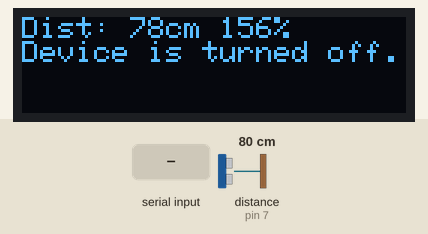
Recording of a sketch running on a simulated Arduino Uno, built with avr-gcc and run on an emulated ATmega328P. Parts: 128×32 one-colour display. Wiring (inferred from the names in the program): ultrasonic range finder: trigger pin 6; echo pin 7. Inputs (shaded band) come from the test bench; at power-on: distance to the obstacle (sensor on pin 7) 80 cm. The echo pulse lasts 58.3 µs per cm; the display library's start-up logo is not drawn; what the sketch prints to the serial monitor is not drawn.

Above: at 6.3 s.
6.4 s: "r90\n" received over the second serial link
At 7.8 s:
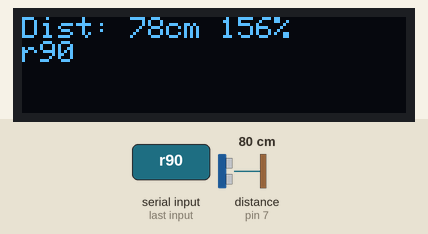
8.9 s: "maxdst=" received over the second serial link
At 11.1 s:
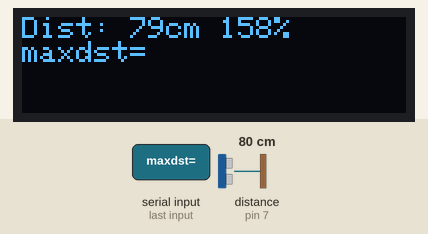
11.4 s: "$" received over the second serial link
At 13.6 s:
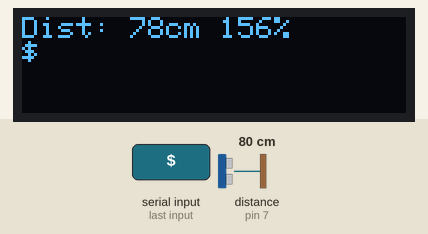
13.9 s: "90,45\n" received over the second serial link
At 15.4 s:
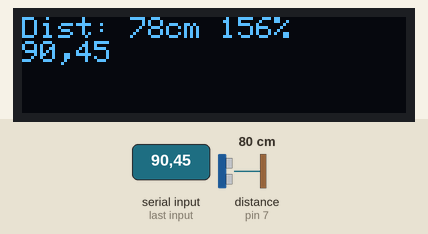
16.4 s: "5\n" received over the second serial link
At 18.6 s:
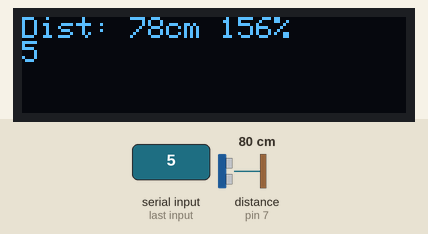
18.9 s: "s90\n" received over the second serial link
At 20.7 s:
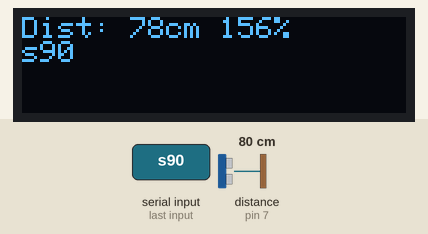
Timing chart, 0 to 22.2 s (numbered marks = the images above; inputs shaded):
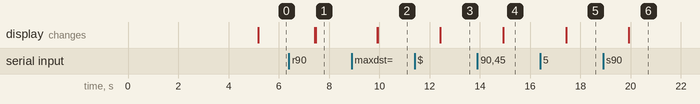

The sketch:

flood-detection-sketch.ino
```cpp
/*
  Ultrasonic Sensor with GSM Flood Detection
  For DOSCST Thesis Project
  #bumblebee
*/
#include <SoftwareSerial.h>
#include <SimpleTimer.h>
#include <ListLib.h>
#include <SPI.h>
#include <Wire.h>
#include <Adafruit_GFX.h>
#include <Adafruit_SSD1306.h>

Adafruit_SSD1306 display = Adafruit_SSD1306(128, 32, &Wire);

SoftwareSerial gsmSerial(9, 10);//TX, RX

List<char*> numbers;
// Ultrasonic sensor pins
const int trigPin = 6;
const int echoPin = 7;
// Define event tick
SimpleTimer timer;
long scanInterval = 60000;//millis
int duration;

int distance;
int maxDistance = 50;//cm
int readValue;
String serialMessage;
String adminNum= "+639488587638";

void setup() {
  Serial.begin(9600); Serial.begin(9600);   // Setting the baud rate of Serial Monitor (Arduino)
  gsmSerial.begin(9600);   // Setting the baud rate of GSM Module
  display.begin(SSD1306_SWITCHCAPVCC, 0x3C); // Address 0x3C for 128x32
  //Ultrasonic setup
  pinMode(trigPin, OUTPUT); // Sets the trigPin as an Output
  pinMode(echoPin, INPUT); // Sets the echoPin as an Input

  timer.setInterval(scanInterval, intervalCheck);
  display.display();

  //The first number added here is considered as the admin number
  numbers.Add("+639488587638");

  delay(1000);
  initDisplay();
  //gsmSerial.println("AT+CGPSPWR=1");
  //  gsmSerial.println("ATS0=1");
  if (!commandAndRead("AT+CGPSPWR=1", 1000, "OK")) {
    serialMessage = "Device is turned off.";
  } else {
    serialMessage = "Device is turned on.";
  }
  commandAndRead("ATS0=1", 1000, "OK");
  commandAndRead("AT+CMGF=1", 1000, "OK");
  commandAndRead("AT+CNMI=2,2,0,0,0", 1000, "OK");
}

void loop() {
  scanDistance();
  printWholeInfo();
  timer.run();
  if (Serial.available() > 0) {
    switch (Serial.read())
    {
      case '$':
        internalCommand(Serial.readString());
        break;
      case 's':
        int percentage = ((distance * 1.0) / (maxDistance * 1.0)) * 100;
        if (percentage >= 75) {
          sendSMS( "Alert! water level is very high.(75% or more)", adminNum);
        } else if (percentage >= 50 ) {
          sendSMS( "Alert! water level is high.(50%)", adminNum);
        } else if (percentage >= 25) {
          sendSMS("Warning, water level has increased to 25%.", adminNum);
        }
        break;
      case 'r':
        commandAndRead("AT+CMGR=1 ", 1000, "OK");
        break;
    }
  }
  if (gsmSerial.available() > 0) {
    String a = gsmSerial.readString();
    serialMessage = a;
    Serial.println(a);
  }
}
void internalCommand(String c) {
  if (c.indexOf("maxdst=") >= 0) {
    String x = c.substring(7);
    x.trim();
    Serial.println(x);
    maxDistance = x.toInt();
    Serial.println("Max distance changed into " + x + "cm.");
    //}
  } else if ("addnum=") {
    String x = c.substring(7);
    x.trim();
    char buff[x.length()];
    x.toCharArray(buff, x.length());
    Serial.println(x);
    numbers.Add(buff);
    Serial.println("Number " + x + " has been added to subscribers list.");
  }
}

void readCommand(const char*[]) {}

void intervalCheck() {
  readValue = distance;
}

float scan() {
  // Clears the trigPin
  digitalWrite(trigPin, LOW);
  delayMicroseconds(2);
  // Sets the trigPin on HIGH state for 10 micro seconds
  digitalWrite(trigPin, HIGH);
  delayMicroseconds(10);
  digitalWrite(trigPin, LOW);
  // Reads the echoPin, returns the sound wave travel time in microseconds
  duration = pulseIn(echoPin, HIGH);
  // Calculating the distance
  return duration * 0.034 / 2;

}

void scanDistance() {
  distance = scan();
}

void initGsm() {
}

void printWholeDisplay(String a) {
  display.clearDisplay();
  display.setCursor(0, 0);
  display.println(a);
  display.setCursor(0, 0);
  display.display(); // actually display all of the above
}

void printWholeInfo() {
  int nearest = ((distance * 1.0) / (maxDistance * 1.0)) * 100;
  String s = "Dist: ";
  s += distance;
  s += "cm ";
  s += nearest;
  s += "%\n\r";
  s += serialMessage;
  printWholeDisplay(s);
}

void initDisplay() {
  display.setTextSize(1);
  display.setTextColor(SSD1306_WHITE);
  display.setCursor(0, 0);
}

void sendSMS(String msg, String pn) {
  Serial.println("Sending message");
  gsmSerial.println("AT+CMGF=1");    //Sets the GSM Module in Text Mode
  delay(1000);  // Delay of 1000 milli seconds or 1 second
  gsmSerial.println("AT+CMGS=\"" + pn + "\"");
  delay(500);
  gsmSerial.println(msg);// The SMS text you want to send
  delay(100);
  gsmSerial.println((char)26);// ASCII code of CTRL+Z
  delay(500);
}

bool commandAndRead(String command, int maxTime, char readReplay[]) {
  int countTimeCommand = 0;
  int countTrueCommand = 0;
  boolean found = false;
  Serial.println("Executing: " + command);
  gsmSerial.print(command);
  while (countTimeCommand < (maxTime * 1)) {
    if (gsmSerial.available() > 0) {
      String a = gsmSerial.readString();
      if (a.indexOf(readReplay)) //ok
      {
        found = true;
        break;
      }
    }
    delay(1);
    countTimeCommand++;
  }
  Serial.println(found ? "Okay" : "Failed");
  return found;
}
```

Measured:
- after the input at 6.4 s, the display: changes after 1.0 s (image 1)
- after the input at 8.9 s, the display: first changes after 1.0 s (image 2 shows a later state)
- after the input at 11.4 s, the display: changes after 1.0 s (image 3)
- after the input at 13.9 s, the display: changes after 1.0 s (image 4)
- after the input at 16.4 s, the display: changes after 1.0 s (image 5)
- after the input at 18.9 s, the display: changes after 1.0 s (image 6)
